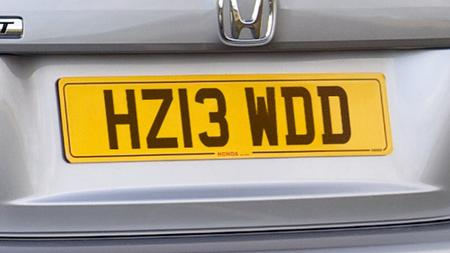
#> input picture NP_image2.jpg, 450 x 253 px
$ python tryCurcularConvolution.py   (Python 2 division)
#> lines starting #> are read from the running program, lines starting #| are printed output that depends on the picture
# coding: utf-8
import numpy as np
import cv2
from matplotlib import pyplot as plt

img = cv2.imread('NP_image2.jpg',0)
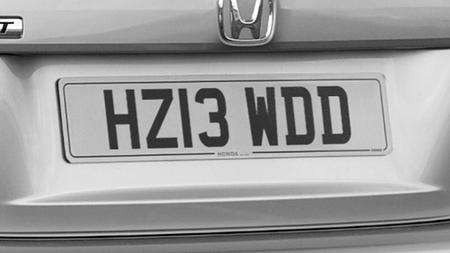
#> img: shape (253, 450); min 0, max 255, mean 154.8
print img.shape
#| (253, 450)
kernel = np.array([0,0,0,0,1,1,0,0,0])
kernelV = np.array([-1,0,1,-1,0,1,-1,0,1])
imgConV = cv2.filter2D(img,-1,kernelV)
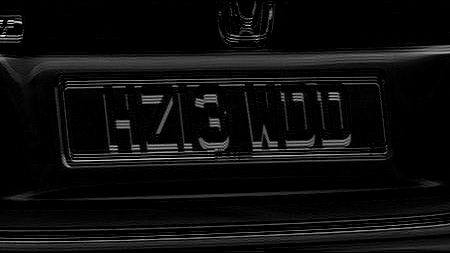
#> imgConV: shape (253, 450); min 0, max 255, mean 12.9

# sum of each row
yProject = img.sum(axis = 1)
#> yProject = 253 values, max 95662 at index 168, min 29970 at index 53, mean 69673.9
# do convolution on it
yProjCon = np.convolve(yProject,kernel,"same")
#> yProjCon = 253 values, max 191300 at index 169, min 60632 at index 53, mean 139102.7
yPeak = np.max(yProjCon)
#> yPeak = 191300
yPeakIndex = np.argmax(yProjCon)
#> yPeakIndex = 169
yFoot = 0.55*yPeak
#> yFoot = 105215
# print yProjCon
# print yPeak, yFoot, yPeakIndex


# # caluculat the vertical coordinate of the band
ystart = 0
yend = 0
for each in range(0,yPeakIndex):
    if(yProjCon[each] <= yFoot):
        ystart = each

for each in range(yPeakIndex,len(yProjCon)):
    if(yProjCon[each] <= yFoot):
        yend = each
        break
#> this loop made 61 passes
#> yend on pass 61: 229

plt.plot(yProjCon)
plt.axvline(x=yPeakIndex, color='g')
plt.axvline(x=ystart, color='r')
plt.axvline(x=yend, color='r')
plt.show()
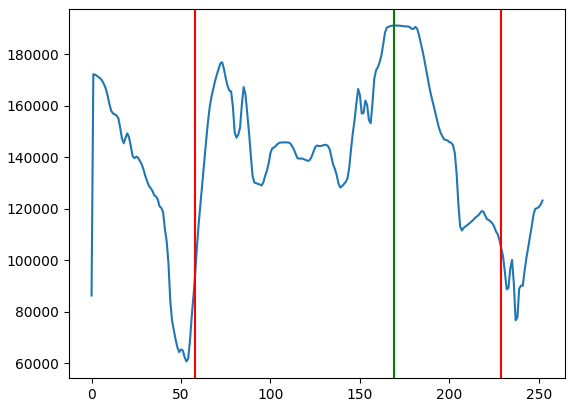
#> figure drawn by matplotlib, 1 panel; curve peaks at x = 169, y = 191300
# crop the band out
print ystart, yend
#| 58 229
img_band = img[ystart:yend,0:img.shape[1]]
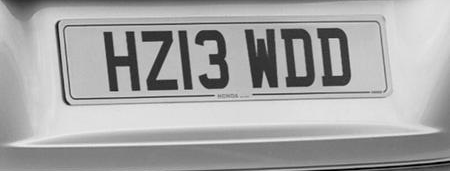
#> img_band: shape (171, 450); min 0, max 237, mean 165.8
print img_band.shape
#| (171, 450)

$ run again, with NP_image1.jpg copied over NP_image2.jpg
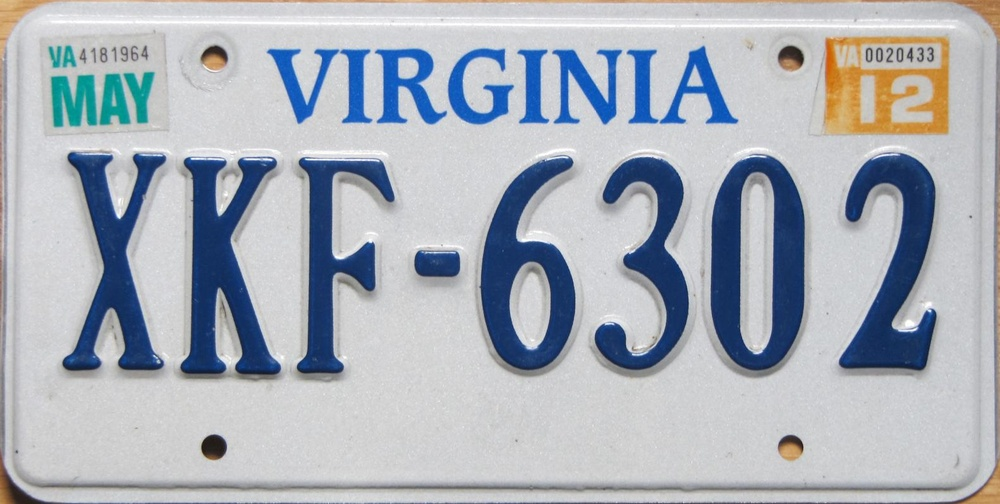
#> input picture NP_image1.jpg, 1000 x 504 px, shrunk from 1582 x 798 before the run
#| (504, 1000)
#> `imgConV = cv2.filter2D(img,-1,kernelV)`:
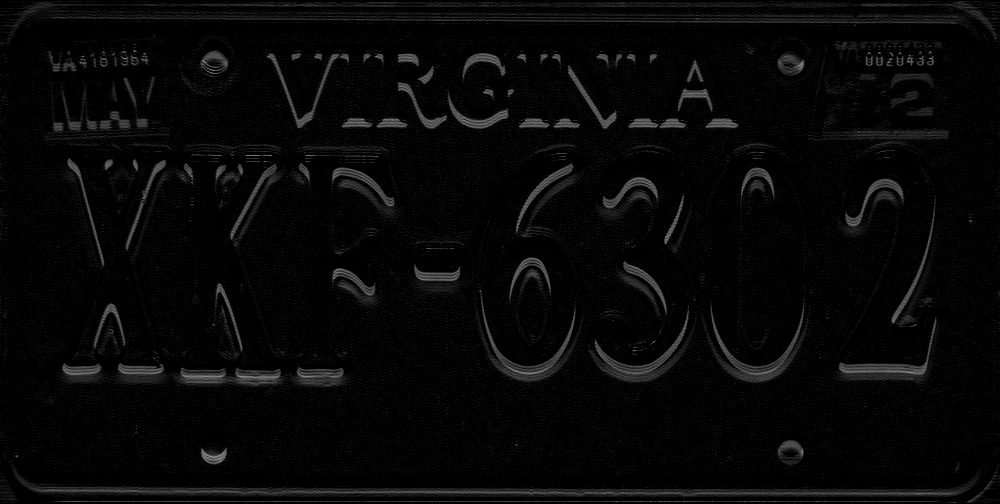
#> imgConV: shape (504, 1000); min 0, max 150, mean 7
#> yProject = 504 values, max 234607 at index 25, min 97103 at index 503, mean 175135.1
#> yProjCon = 504 values, max 468122 at index 25, min 167862 at index 0, mean 350077.6
#> yPeak = 468122
#> yPeakIndex = 25
#> yFoot = 257467.1
#> the loop `for each in range(yPeakIndex,len(yProjCon)):` made 464 passes
#> yend on pass 464: 488
#| 0 488
#> `img_band = img[ystart:yend,0:img.shape[1]]`:
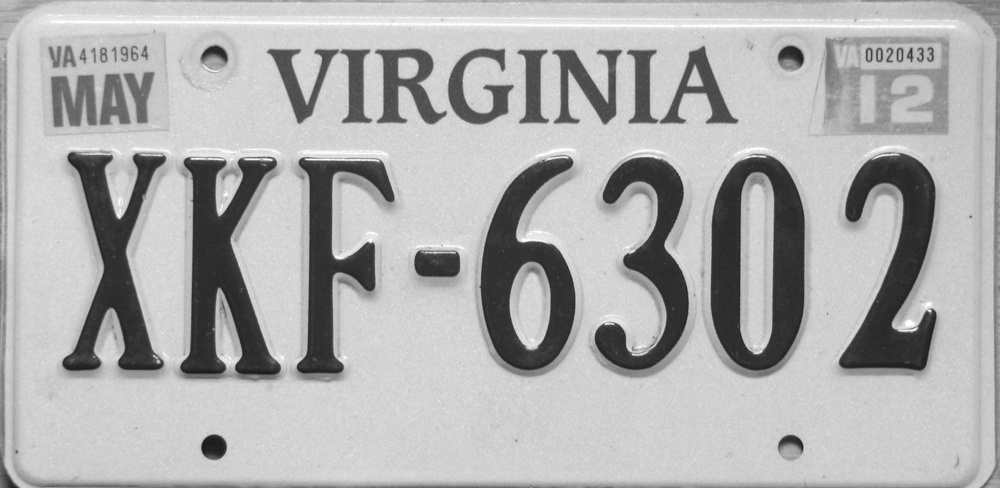
#> img_band: shape (488, 1000); min 23, max 255, mean 175.1
#| (488, 1000)
